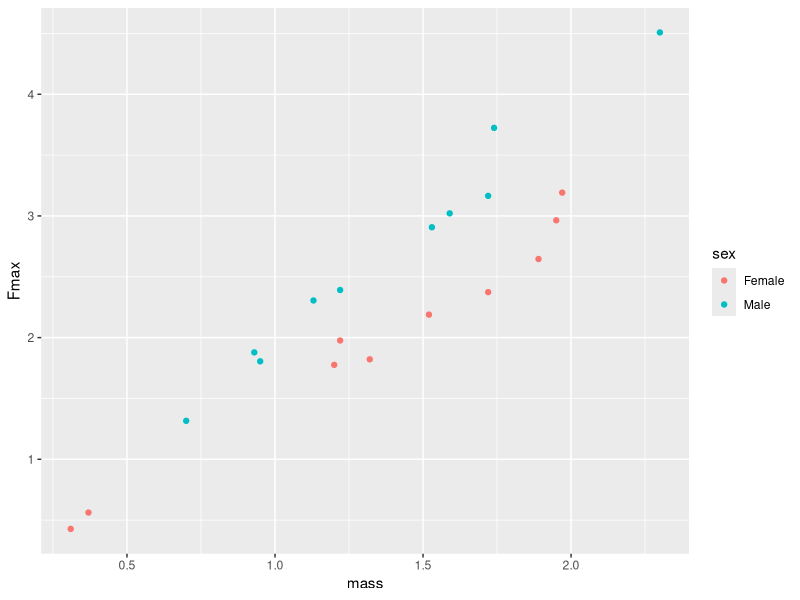
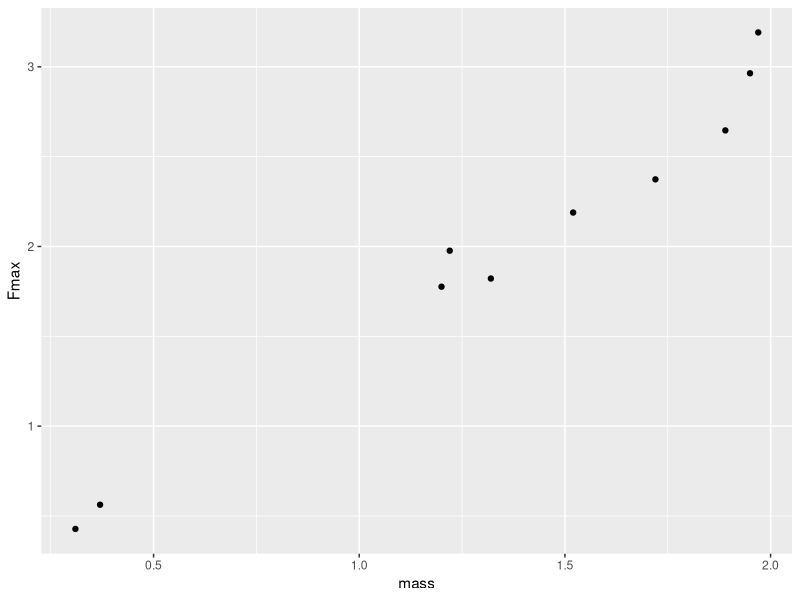
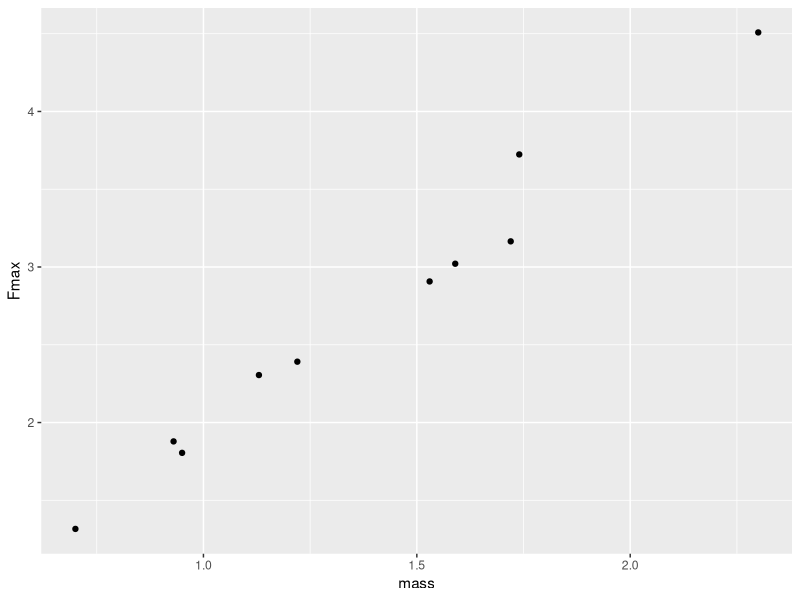

Reproduce these figures in R, in order.
## ---- chunk 1
library(tidyverse)
## ---- chunk 2
dat <- read_csv("data/bite_force.csv")
dat %>% 
  ggplot(aes(mass,Fmax,col=sex))+geom_point()
## ---- chunk 3
dat_F <- dat %>% filter(sex=="Female")
dat_M <- dat %>% filter(sex=="Male")
dat_F %>% 
  ggplot(aes(mass,Fmax))+geom_point()
dat_M %>% 
  ggplot(aes(mass,Fmax))+geom_point()
